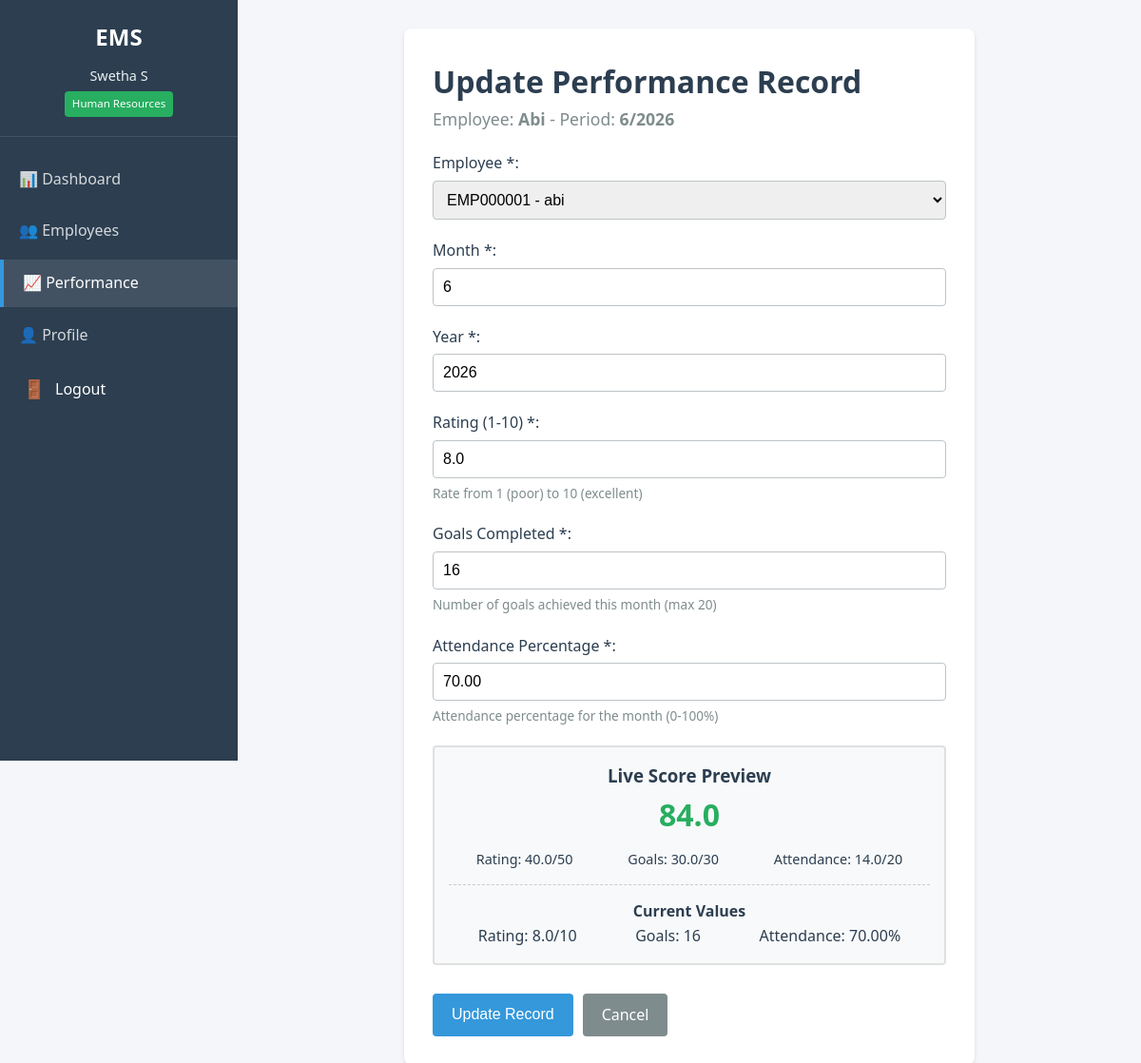
The app's page /performance/6/update/ (signed in) with its own data.
### accounts/models.py (models this page shows, shortened)
class User(AbstractUser):
    ROLE_CHOICES = [
        ("SUPERADMIN", "Super Admin"),
        ("HR", "Human Resources"),
        ("MANAGER", "Manager"),
        ("EMPLOYEE", "Employee"),
    ]
    STATUS_CHOICES = [
        ("ACTIVE", "Active"),
        ("INACTIVE", "Inactive"),
        ("TERMINATED", "Terminated"),
        ("ON_LEAVE", "On Leave"),
    ]
    employee_id = models.CharField(
        max_length=20,
        unique=True,
        blank=True,
        verbose_name="Employee ID"
    )
    department = models.CharField(
        max_length=100,
        blank=True,
        verbose_name="Department"
    )
    designation = models.CharField(
        max_length=100,
        blank=True,
        verbose_name="Designation"
    )
    phone = models.CharField(
        max_length=15,
        blank=True,
        validators=[
            RegexValidator(
                r'^\+?1?\d{9,15}$',
                "Enter a valid phone number (e.g., +1234567890)."
            )
        ],
        verbose_name="Phone Number"
    )
    salary = models.DecimalField(
        max_digits=10,
        decimal_places=2,
        null=True,
        blank=True,
        validators=[MinValueValidator(0)],
        verbose_name="Annual Salary"
    )
    role = models.CharField(
        max_length=20,
        choices=ROLE_CHOICES,
        default="EMPLOYEE",
        verbose_name="Role"
    )
    employment_status = models.CharField(
        max_length=20,
        choices=STATUS_CHOICES,
        default="ACTIVE",
        verbose_name="Employment Status"
    )
    date_of_joining = models.DateField(
        null=True,
        blank=True,
        validators=[validate_joining_date],
        verbose_name="Date of Joining"
    )
    is_soft_deleted = models.BooleanField(
        default=False,
        verbose_name="Soft Deleted",
        help_text="Designates whether the user is soft deleted."
    )
    objects = UserManager()
    class Meta:
        db_table = "accounts_user"
        ordering = ["employee_id"]
        verbose_name = "Employee"
        verbose_name_plural = "Employees"
    def __str__(self):
        return f"{self.employee_id} - {self.username}"

### performance/models.py (models this page shows, shortened)
class Performance(models.Model):
    employee = models.ForeignKey(
        settings.AUTH_USER_MODEL,
        on_delete=models.CASCADE,
        related_name='performances',  # 🔥 IMPORTANT: This should be 'performances'
        verbose_name="Employee"
    )
    month = models.IntegerField(
        validators=[MinValueValidator(1), MaxValueValidator(12)],
        verbose_name="Month"
    )
    year = models.IntegerField(
        verbose_name="Year"
    )
    rating = models.DecimalField(
        max_digits=3,
        decimal_places=1,
        validators=[MinValueValidator(1.0), MaxValueValidator(10.0)],
        verbose_name="Rating (1-10)",
        help_text="Rate the employee from 1 (poor) to 10 (excellent)"
    )
    goals_completed = models.IntegerField(
        validators=[MinValueValidator(0)],
        verbose_name="Goals Completed",
        help_text="Number of goals achieved this month"
    )
    attendance_percentage = models.DecimalField(
        max_digits=5,
        decimal_places=2,
        validators=[MinValueValidator(0), MaxValueValidator(100)],
        verbose_name="Attendance %",
        help_text="Attendance percentage for the month"
    )
    calculated_score = models.DecimalField(
        max_digits=5,
        decimal_places=2,
        null=True,
        blank=True,
        verbose_name="Calculated Score",
        help_text="Auto-calculated performance score"
    )
    created_at = models.DateTimeField(
        auto_now_add=True,
        verbose_name="Created At"
    )
    updated_at = models.DateTimeField(
        auto_now=True,
        verbose_name="Updated At"
    )
    class Meta:
        verbose_name = "Performance Record"
        verbose_name_plural = "Performance Records"
        unique_together = ['employee', 'month', 'year']  # Prevent duplicates
        ordering = ['-year', '-month']  # 🔥 Show newest first
        indexes = [
            models.Index(fields=['employee', 'year', 'month']),
            models.Index(fields=['rating']),
            models.Index(fields=['calculated_score']),
        ]

### performance/views.py (the view)
# urls.py: path('<int:pk>/update/', views.performance_update, name='update'),
@login_required
@hr_or_manager_required
def performance_update(request, pk):
    performance = get_object_or_404(Performance, pk=pk)
    if request.user.role == 'MANAGER' and performance.employee.department != request.user.department:
        messages.error(request, 'You can only update performance records in your department.')
        return redirect('performance:list')
    if request.method == 'POST':
        form = PerformanceForm(request.POST, instance=performance, user=request.user)
        if form.is_valid():
            updated_performance = form.save()
            AuditService.log_action(
                user=request.user,
                action_type='UPDATE',
                target_model='Performance',
                target_id=performance.id,
                ip_address=AuditService.get_client_ip(request),
                details=f"Updated performance record for {performance.employee.get_full_name()}"
            )
            messages.success(request, 'Performance record updated successfully.')
            return redirect('performance:detail', pk=performance.pk)
    else:
        form = PerformanceForm(instance=performance, user=request.user)
    return render(request, 'performance/update.html', {'form': form, 'performance': performance})

### accounts/models.py (called while the page is built)
    def get_queryset(self):
        return super().get_queryset().filter(is_soft_deleted=False)

### audit/services.py (called while the page is built)
    @staticmethod
    def get_client_ip(request):
        x_forwarded_for = request.META.get('HTTP_X_FORWARDED_FOR')
        if x_forwarded_for:
            ip = x_forwarded_for.split(',')[0]
        else:
            ip = request.META.get('REMOTE_ADDR')
        return ip

### templates/performance/update.html (shortened to what this page needs)
{% extends 'base.html' %}
{% block content %}
<div class="form-container">
    <h1>Update Performance Record</h1>
    <p class="subtitle" style="color: #7f8c8d; margin-bottom: 20px;">
        Employee: <strong>{{ performance.employee.get_full_name }}</strong> -
        Period: <strong>{{ performance.month }}/{{ performance.year }}</strong>
    </p>
    <form method="post" class="standard-form" novalidate>
        {% for field in form %}
        <div class="form-group">
            <label for="{{ field.id_for_label }}">{{ field.label }}:</label>
            {{ field }}
            {% if field.help_text %}
            <small class="help-text">{{ field.help_text }}</small>
            {% endif %}
        </div>
        {% endfor %}
        <div class="score-preview-container" style="margin: 20px 0; padding: 15px; background-color: #f8f9fa; border-radius: 4px; text-align: center;">
            <h3>Live Score Preview</h3>
            <div id="liveScore" style="font-size: 2em; font-weight: bold; color: #3498db;">{{ performance.calculated_score|floatformat:1 }}</div>
            <div style="display: flex; justify-content: space-around; margin-top: 10px; font-size: 0.9em;">
                <span>Rating: <span id="ratingWeight">0</span>/50</span>
                <span>Goals: <span id="goalsWeight">0</span>/30</span>
                <span>Attendance: <span id="attendanceWeight">0</span>/20</span>
            </div>
            <div style="margin-top: 15px; padding-top: 15px; border-top: 1px dashed #ccc;">
                <h4>Current Values</h4>
                <div style="display: flex; justify-content: space-around; color: #2c3e50;">
                    <span>Rating: {{ performance.rating }}/10</span>
                    <span>Goals: {{ performance.goals_completed }}</span>
                    <span>Attendance: {{ performance.attendance_percentage }}%</span>
                </div>
            </div>
        </div>
        <div class="form-actions">
            <button type="submit" class="btn btn-primary">Update Record</button>
            <a href="{% url 'performance:detail' performance.pk %}" class="btn btn-cancel">Cancel</a>
        </div>
    </form>
</div>
{% endblock %}

### templates/base.html (shortened to what this page needs)
<!DOCTYPE html>
<html lang="en">
<head>
    {% load static %}
    <link rel="stylesheet" href="{% static 'css/style.css' %}">
</head>
<body>
    <div class="container">
        {% if user.is_authenticated %}
        <aside class="sidebar">
            <div class="sidebar-header">
                <h2>EMS</h2>
                <div class="user-info">
                    <p class="user-name">{{ user.get_full_name|default:user.username }}</p>
                    <p class="role-badge role-{{ user.role|lower }}">{{ user.get_role_display }}</p>
                </div>
            </div>
            <nav class="sidebar-nav">
                <ul>
                    <li>
                        <a href="{% url 'dashboard' %}"
                           class="nav-link {% if request.resolver_match.url_name == 'dashboard' %}active{% endif %}">
                            <span class="nav-icon">📊</span>
                            <span class="nav-text">Dashboard</span>
                        </a>
                    </li>
                    <li>
                        <a href="{% url 'employees:list' %}"
                           class="nav-link {% if 'employees' in request.path %}active{% endif %}">
                            <span class="nav-icon">👥</span>
                            <span class="nav-text">Employees</span>
                        </a>
                    </li>
                    <li>
                        <a href="{% url 'performance:list' %}"
                           class="nav-link {% if 'performance' in request.path %}active{% endif %}">
                            <span class="nav-icon">📈</span>
                            <span class="nav-text">Performance</span>
                        </a>
                    </li>
                    <li>
                        <a href="{% url 'accounts:profile' %}"
                           class="nav-link {% if 'profile' in request.path %}active{% endif %}">
                            <span class="nav-icon">👤</span>
                            <span class="nav-text">Profile</span>
                        </a>
                    </li>
                    <li>
                        <form method="post" action="{% url 'accounts:logout' %}" class="logout-form">
                            <button type="submit" class="logout-btn">
                                <span class="nav-icon">🚪</span>
                                <span class="nav-text">Logout</span>
                            </button>
                        </form>
                    </li>
                </ul>
            </nav>
        </aside>
        {% endif %}
        <main class="main-content">
            {% block content %}
            {% endblock %}
        </main>
    </div>
</body>
</html>

### static/css/style.css (style rules this page uses)
* { margin: 0; padding: 0; box-sizing: border-box; }
:root { --primary-color: #2c3e50; --secondary-color: #3498db; --success-color: #27ae60; --danger-color: #e74c3c; --warning-color: #f39c12; --light-bg: #ecf0f1; --dark-text: #2c3e50; --light-text: #7f8c8d; --border-color: #bdc3c7; --sidebar-width: 250px; --header-height: 60px; }
body { font-family: 'Segoe UI', Tahoma, Geneva, Verdana, sans-serif; line-height: 1.6; color: var(--dark-text); background-color: #f5f6fa; }
.container { display: flex; min-height: 100vh; }
.sidebar { width: var(--sidebar-width); background-color: var(--primary-color); color: white; position: fixed; height: 100vh; overflow-y: auto; }
.sidebar-header { padding: 20px; text-align: center; border-bottom: 1px solid rgba(255,255,255,0.1); }
.sidebar-header h2 { margin-bottom: 10px; color: white; }
.user-info { font-size: 0.9em; color: var(--light-bg); }
.role-badge { display: inline-block; padding: 4px 8px; background-color: var(--secondary-color); border-radius: 4px; font-size: 0.8em; margin-top: 5px; }
.sidebar-nav ul { list-style: none; padding: 20px 0; }
.sidebar-nav li { margin-bottom: 5px; }
.sidebar-nav a { display: block; padding: 12px 20px; color: rgba(255,255,255,0.8); text-decoration: none; transition: all 0.3s; }
.sidebar-nav a:hover, .sidebar-nav a.active { background-color: rgba(255,255,255,0.1); color: white; border-left: 4px solid var(--secondary-color); }
.main-content { flex: 1; margin-left: var(--sidebar-width); padding: 30px; }
.role-hr { background-color: var(--success-color); color: white; }
.form-container { max-width: 600px; margin: 0 auto; background: white; padding: 30px; border-radius: 8px; box-shadow: 0 2px 4px rgba(0,0,0,0.1); }
.standard-form .form-group { margin-bottom: 20px; }
.standard-form label { display: block; margin-bottom: 5px; font-weight: 500; color: var(--primary-color); }
.standard-form input, .standard-form select, .standard-form textarea { width: 100%; padding: 10px; border: 1px solid var(--border-color); border-radius: 4px; font-size: 1em; }
.help-text { color: var(--light-text); font-size: 0.85em; margin-top: 5px; display: block; }
.form-actions { display: flex; gap: 10px; margin-top: 30px; }
.btn { display: inline-block; padding: 10px 20px; border: none; border-radius: 4px; font-size: 1em; cursor: pointer; text-decoration: none; transition: all 0.3s; }
.btn-primary { background-color: var(--secondary-color); color: white; }
.btn-cancel, .btn-clear { background-color: var(--light-text); color: white; }

### templates/base.html (style rules this page uses)
.sidebar-nav .logout-form { margin: 0; padding: 0; width: 100%; }
.sidebar-nav .logout-btn { width: 100%; text-align: left; background: none; border: none; cursor: pointer; font: inherit; color: inherit; padding: 12px 20px; display: flex; align-items: center; gap: 10px; transition: all 0.3s; border-left: 4px solid transparent; }
.sidebar-nav .logout-btn .nav-icon { font-size: 1.2em; min-width: 24px; }
.sidebar-nav .logout-btn .nav-text { flex: 1; }

### templates/performance/update.html (style rules this page uses)
.score-preview-container { border: 2px solid #e0e0e0; transition: all 0.3s ease; }
#liveScore { transition: color 0.3s ease; }
.subtitle { font-size: 1.1em; }

### records on screen
User: get_full_name "Swetha S", role "Human Resources"
Performance: employee.get_full_name "Abi", month "6", year "2026", form "6" "2026" "8.0" "16" "70.00", calculated_score "84.0", rating "8.0", goals_completed "16", attendance_percentage "70.00"
User: form "EMP000001 - abi"

### other values on screen
{{ field.label }} "Employee *" "Month *" "Year *" "Rating (1-10) *" "Goals Completed *" "Attendance Percentage *"
{{ field.help_text }} "Rate from 1 (poor) to 10 (excellent)" "Number of goals achieved this month (max 20)" "Attendance percentage for the month (0-100%)"
